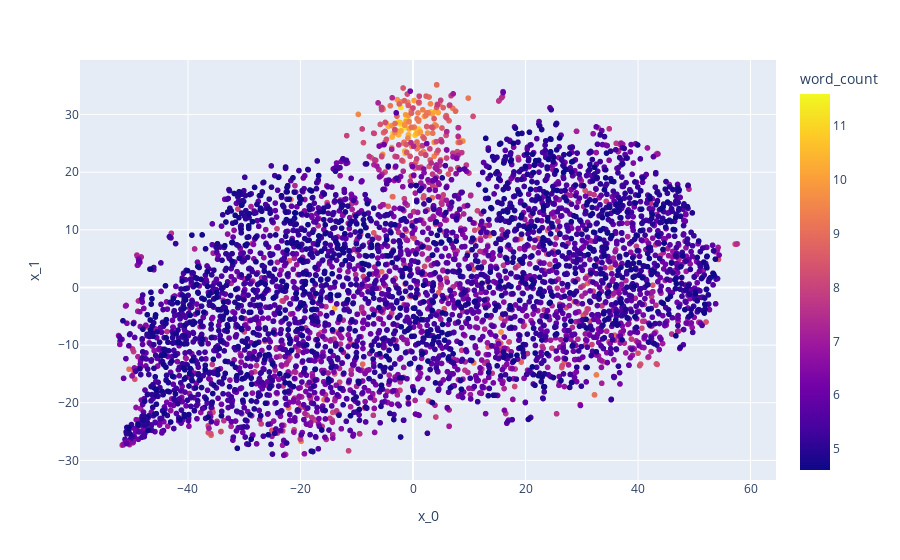

This figure's notebook cell:
### Code cell
fig = px.scatter(df, x="x_0", y="x_1", hover_data=['word'], color='word_count')

fig.update_traces(marker=dict(
        color = np.log(df['word_count']),
        showscale=True,
        colorscale = 'RdBu'
    ))

fig.show()

### Figure 1 — Plotly figure (JSON) as saved in the notebook; plotly's stock layout.template omitted (floating-point values rounded to 4 significant figures; data arrays with more than 128 entries replaced by an {"elided": "..."} marker saying what was removed)
{"data": [{"customdata": {"elided": "4897x1 str values"}, "hovertemplate": "x_0=%{x}<br>x_1=%{y}<br>word=%{customdata[0]}<br>word_count=%{marker.color}<extra></extra>", "legendgroup": "", "marker": {"color": {"elided": "4897 float values"}, "coloraxis": "coloraxis", "colorscale": [[0, "rgb(103,0,31)"], [0.1, "rgb(178,24,43)"], [0.2, "rgb(214,96,77)"], [0.3, "rgb(244,165,130)"], [0.4, "rgb(253,219,199)"], [0.5, "rgb(247,247,247)"], [0.6, "rgb(209,229,240)"], [0.7, "rgb(146,197,222)"], [0.8, "rgb(67,147,195)"], [0.9, "rgb(33,102,172)"], [1, "rgb(5,48,97)"]], "showscale": true, "symbol": "circle"}, "mode": "markers", "name": "", "showlegend": false, "type": "scattergl", "x": {"elided": "4897 float values"}, "xaxis": "x", "y": {"elided": "4897 float values"}, "yaxis": "y"}], "layout": {"coloraxis": {"colorbar": {"title": {"text": "word_count"}}, "colorscale": [[0, "#0d0887"], [0.1111, "#46039f"], [0.2222, "#7201a8"], [0.3333, "#9c179e"], [0.4444, "#bd3786"], [0.5556, "#d8576b"], [0.6667, "#ed7953"], [0.7778, "#fb9f3a"], [0.8889, "#fdca26"], [1, "#f0f921"]]}, "legend": {"tracegroupgap": 0}, "margin": {"t": 60}, "xaxis": {"anchor": "y", "domain": [0, 1], "title": {"text": "x_0"}}, "yaxis": {"anchor": "x", "domain": [0, 1], "title": {"text": "x_1"}}}}
